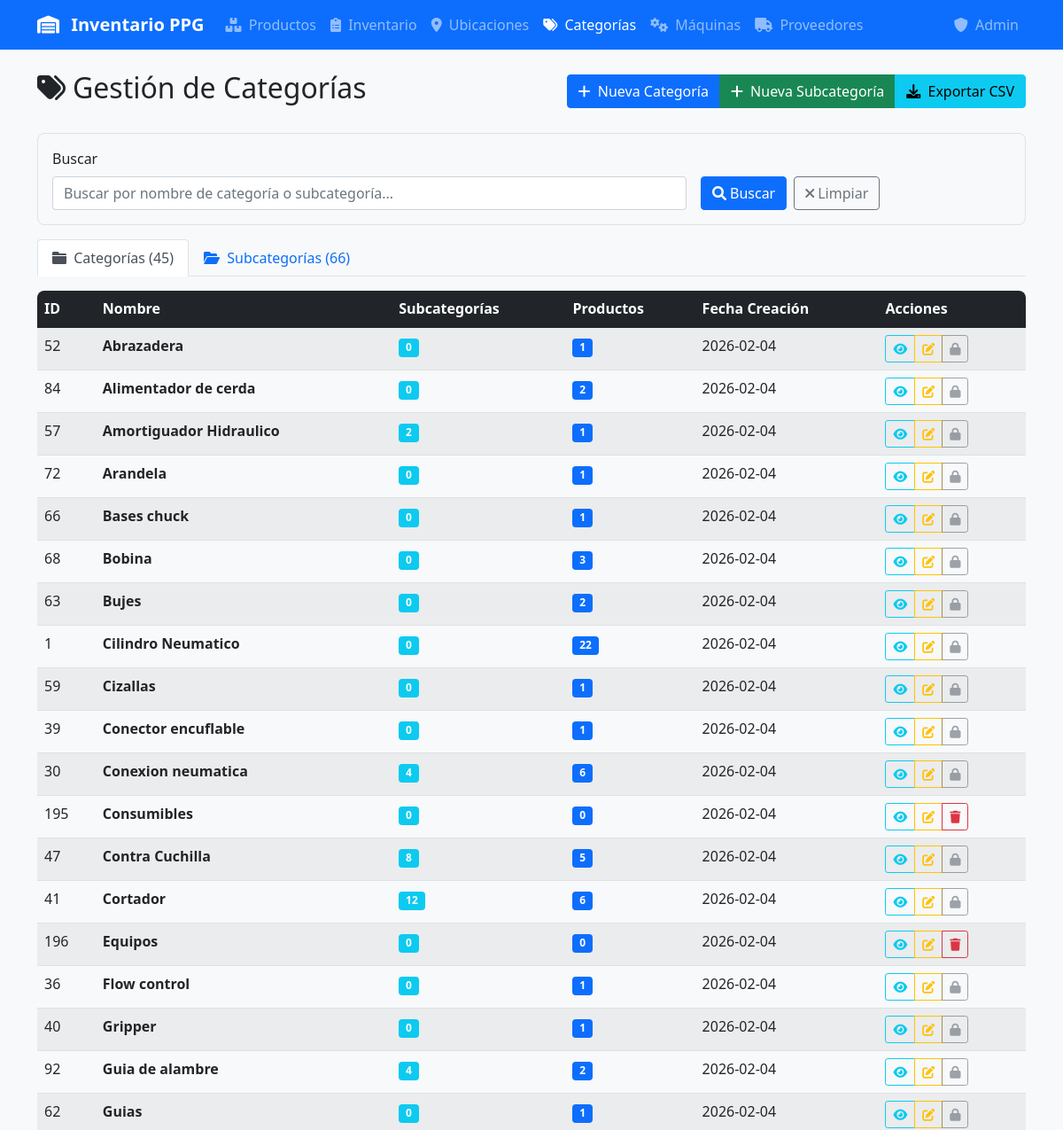
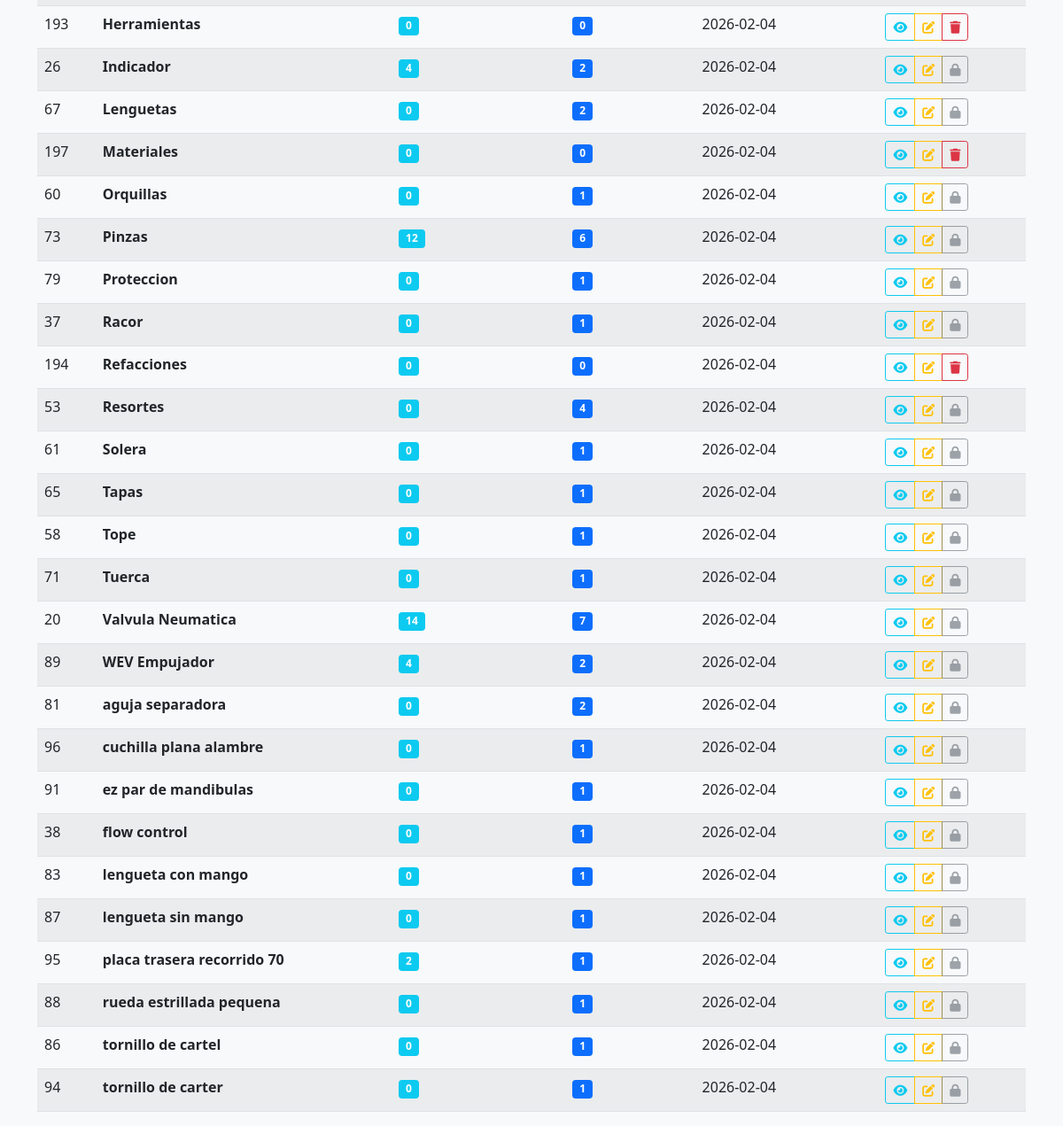
Screenshot of /categorias with the database file from the repository (2 pictures, top to bottom).
### tables this page shows
CREATE TABLE categorias (
            id INTEGER PRIMARY KEY AUTOINCREMENT,
            nombre TEXT UNIQUE NOT NULL,
            descripcion TEXT
        , fecha_creacion DATETIME);

### app.py (the view)
@app.route('/categorias')
def categorias():
    conn = get_db_connection()
    search = request.args.get('search', '').strip()
    query = '''
        SELECT c.id, c.nombre, c.fecha_creacion,
               COUNT(DISTINCT sc.id) as subcategorias_count,
               COUNT(DISTINCT p.id) as productos_count
        FROM categorias c
        LEFT JOIN subcategorias sc ON c.id = sc.categoria_id
        LEFT JOIN productos p ON c.id = p.categoria_id
        WHERE 1=1
    '''
    params = []
    if search:
        query += ' AND c.nombre LIKE ?'
        search_param = f'%{search}%'
        params.append(search_param)
    query += ' GROUP BY c.id ORDER BY c.nombre'
    categorias = conn.execute(query, params).fetchall()
    subcategorias_query = '''
        SELECT sc.id, sc.nombre, sc.categoria_id, c.nombre as categoria_nombre,
               COUNT(DISTINCT p.id) as productos_count
        FROM subcategorias sc
        JOIN categorias c ON sc.categoria_id = c.id
        LEFT JOIN productos p ON sc.id = p.subcategoria_id
        WHERE 1=1
    '''
    if search:
        subcategorias_query += ' AND (sc.nombre LIKE ? OR c.nombre LIKE ?)'
        params.extend([search_param, search_param])
    subcategorias_query += ' GROUP BY sc.id ORDER BY c.nombre, sc.nombre'
    subcategorias = conn.execute(subcategorias_query, params).fetchall()
    conn.close()
    return render_template('categorias.html',
                         categorias=categorias,
                         subcategorias=subcategorias,
                         filters={'search': search})

### app.py (called while the page is built)
def get_db_connection():
    conn = sqlite3.connect(DATABASE, timeout=20.0)
    conn.row_factory = sqlite3.Row
    conn.execute('PRAGMA journal_mode=WAL')  # Better concurrent access
    conn.execute('PRAGMA busy_timeout=20000')  # 20 second timeout
    conn.execute('PRAGMA synchronous=NORMAL')  # Faster writes
    conn.execute('PRAGMA cache_size=10000')  # Larger cache
    conn.execute('PRAGMA temp_store=MEMORY')  # Use memory for temp tables
    return conn

### templates/categorias.html (shortened to what this page needs)
{% extends "base.html" %}
{% block content %}
<div class="d-flex justify-content-between align-items-center mb-4">
    <h2><i class="fas fa-tags me-2"></i>Gestión de Categorías</h2>
    <div class="btn-group" role="group">
        <button type="button" class="btn btn-primary" data-url="{{ url_for('nueva_categoria') }}" onclick="window.location.href=this.dataset.url">
            <i class="fas fa-plus me-1"></i>
            Nueva Categoría
        </button>
        <button type="button" class="btn btn-success" data-url="{{ url_for('nueva_subcategoria') }}" onclick="window.location.href=this.dataset.url">
            <i class="fas fa-plus me-1"></i>
            Nueva Subcategoría
        </button>
        <button type="button" class="btn btn-info" onclick="exportarCategorias()">
            <i class="fas fa-download me-1"></i>
            Exportar CSV
        </button>
    </div>
</div>
<div class="filter-card">
    <form method="GET" id="filtrosForm">
        <div class="row g-3">
            <div class="col-md-8">
                <label for="search" class="form-label">Buscar</label>
                <input type="text" class="form-control" name="search" id="search"
                       value="{{ filters.search }}" placeholder="Buscar por nombre de categoría o subcategoría...">
            </div>
            <div class="col-md-4 d-flex align-items-end">
                <button type="submit" class="btn btn-primary me-2">
                    <i class="fas fa-search me-1"></i>Buscar
                </button>
                <button type="button" class="btn btn-outline-secondary" onclick="limpiarFiltros()">
                    <i class="fas fa-times me-1"></i>Limpiar
                </button>
            </div>
        </div>
    </form>
</div>
<ul class="nav nav-tabs" id="categoriaTabs" role="tablist">
    <li class="nav-item" role="presentation">
        <button class="nav-link active" id="categorias-tab" data-bs-toggle="tab" data-bs-target="#categorias-pane"
                type="button" role="tab">
            <i class="fas fa-folder me-1"></i>
            Categorías ({{ categorias|length }})
        </button>
    </li>
    <li class="nav-item" role="presentation">
        <button class="nav-link" id="subcategorias-tab" data-bs-toggle="tab" data-bs-target="#subcategorias-pane"
                type="button" role="tab">
            <i class="fas fa-folder-open me-1"></i>
            Subcategorías ({{ subcategorias|length }})
        </button>
    </li>
</ul>
<div class="tab-content" id="categoriaTabContent">
    <div class="tab-pane fade show active" id="categorias-pane" role="tabpanel">
        <div class="table-responsive mt-3">
            <table class="table table-striped table-hover">
                <thead class="table-dark">
                    <tr>
                        <th>ID</th>
                        <th>Nombre</th>
                        <th>Subcategorías</th>
                        <th>Productos</th>
                        <th>Fecha Creación</th>
                        <th>Acciones</th>
                    </tr>
                </thead>
                <tbody>
                    {% for categoria in categorias %}
                    <tr>
                        <td>{{ categoria.id }}</td>
                        <td>
                            <strong>{{ categoria.nombre }}</strong>
                        </td>
                        <td>
                            <span class="badge bg-info">{{ categoria.subcategorias_count }}</span>
                        </td>
                        <td>
                            <span class="badge bg-primary">{{ categoria.productos_count }}</span>
                        </td>
                        <td>
                            {% if categoria.fecha_creacion %}
                                {{ categoria.fecha_creacion[:10] }}
                            {% else %}
                                -
                            {% endif %}
                        </td>
                        <td>
                            <div class="btn-group btn-group-sm" role="group">
                                <button type="button" class="btn btn-outline-info"
                                        data-categoria-id="{{ categoria.id }}"
                                        data-categoria-nombre="{{ categoria.nombre }}"
                                        onclick="verDetallesCategoria(this.dataset.categoriaId, this.dataset.categoriaNombre)"
                                        title="Ver detalles">
                                    <i class="fas fa-eye"></i>
                                </button>
                                <button type="button" class="btn btn-outline-warning"
                                        data-url="{{ url_for('editar_categoria', id=categoria.id) }}"
                                        onclick="window.location.href=this.dataset.url"
                                        title="Editar">
                                    <i class="fas fa-edit"></i>
                                </button>
                                {% if categoria.productos_count == 0 and categoria.subcategorias_count == 0 %}
                                <button type="button" class="btn btn-outline-danger"
                                        data-categoria-id="{{ categoria.id }}"
                                        data-categoria-nombre="{{ categoria.nombre }}"
                                        onclick="confirmarEliminarCategoria(this.dataset.categoriaId, this.dataset.categoriaNombre)"
                                        title="Eliminar">
                                    <i class="fas fa-trash"></i>
                                </button>
                                {% else %}
                                <button type="button" class="btn btn-outline-secondary" disabled
                                        title="No se puede eliminar: tiene productos o subcategorías">
                                    <i class="fas fa-lock"></i>
                                </button>
                                {% endif %}
                            </div>
                        </td>
                    </tr>
                    {% endfor %}
                </tbody>
            </table>
        </div>
    </div>
</div>
{% endblock %}

### templates/base.html (style rules this page uses)
.filter-card { background-color: #f8f9fa; border: 1px solid #dee2e6; border-radius: 0.5rem; padding: 1rem; margin-bottom: 1rem; }
.table-responsive { border-radius: 0.5rem; overflow: hidden; }
.btn-group-sm > .btn { padding: 0.25rem 0.5rem; font-size: 0.875rem; }

### rows the page displays
categorias: id "52", nombre "Abrazadera", subcategorias_count "0", productos_count "1", fecha_creacion "2026-02-04"
categorias: id "84", nombre "Alimentador de cerda", subcategorias_count "0", productos_count "2", fecha_creacion "2026-02-04"
categorias: id "57", nombre "Amortiguador Hidraulico", subcategorias_count "2", productos_count "1", fecha_creacion "2026-02-04"
categorias: id "72", nombre "Arandela", subcategorias_count "0", productos_count "1", fecha_creacion "2026-02-04"
categorias: id "66", nombre "Bases chuck", subcategorias_count "0", productos_count "1", fecha_creacion "2026-02-04"
categorias: id "68", nombre "Bobina", subcategorias_count "0", productos_count "3", fecha_creacion "2026-02-04"
categorias: id "63", nombre "Bujes", subcategorias_count "0", productos_count "2", fecha_creacion "2026-02-04"
categorias: id "1", nombre "Cilindro Neumatico", subcategorias_count "0", productos_count "22", fecha_creacion "2026-02-04"
categorias: id "59", nombre "Cizallas", subcategorias_count "0", productos_count "1", fecha_creacion "2026-02-04"
categorias: id "39", nombre "Conector encuflable", subcategorias_count "0", productos_count "1", fecha_creacion "2026-02-04"
categorias: id "30", nombre "Conexion neumatica", subcategorias_count "4", productos_count "6", fecha_creacion "2026-02-04"
categorias: id "195", nombre "Consumibles", subcategorias_count "0", productos_count "0", fecha_creacion "2026-02-04"
categorias: id "47", nombre "Contra Cuchilla", subcategorias_count "8", productos_count "5", fecha_creacion "2026-02-04"
categorias: id "41", nombre "Cortador", subcategorias_count "12", productos_count "6", fecha_creacion "2026-02-04"
categorias: id "196", nombre "Equipos", subcategorias_count "0", productos_count "0", fecha_creacion "2026-02-04"
categorias: id "36", nombre "Flow control", subcategorias_count "0", productos_count "1", fecha_creacion "2026-02-04"
categorias: id "40", nombre "Gripper", subcategorias_count "0", productos_count "1", fecha_creacion "2026-02-04"
categorias: id "92", nombre "Guia de alambre", subcategorias_count "4", productos_count "2", fecha_creacion "2026-02-04"
categorias: id "62", nombre "Guias", subcategorias_count "0", productos_count "1", fecha_creacion "2026-02-04"
categorias: id "193", nombre "Herramientas", subcategorias_count "0", productos_count "0", fecha_creacion "2026-02-04"
categorias: id "26", nombre "Indicador", subcategorias_count "4", productos_count "2", fecha_creacion "2026-02-04"
categorias: id "67", nombre "Lenguetas", subcategorias_count "0", productos_count "2", fecha_creacion "2026-02-04"
categorias: id "197", nombre "Materiales", subcategorias_count "0", productos_count "0", fecha_creacion "2026-02-04"
categorias: id "60", nombre "Orquillas", subcategorias_count "0", productos_count "1", fecha_creacion "2026-02-04"
categorias: id "73", nombre "Pinzas", subcategorias_count "12", productos_count "6", fecha_creacion "2026-02-04"
categorias: id "79", nombre "Proteccion", subcategorias_count "0", productos_count "1", fecha_creacion "2026-02-04"
categorias: id "37", nombre "Racor", subcategorias_count "0", productos_count "1", fecha_creacion "2026-02-04"
categorias: id "194", nombre "Refacciones", subcategorias_count "0", productos_count "0", fecha_creacion "2026-02-04"
categorias: id "53", nombre "Resortes", subcategorias_count "0", productos_count "4", fecha_creacion "2026-02-04"
categorias: id "61", nombre "Solera", subcategorias_count "0", productos_count "1", fecha_creacion "2026-02-04"
categorias: id "65", nombre "Tapas", subcategorias_count "0", productos_count "1", fecha_creacion "2026-02-04"
categorias: id "58", nombre "Tope", subcategorias_count "0", productos_count "1", fecha_creacion "2026-02-04"
categorias: id "71", nombre "Tuerca", subcategorias_count "0", productos_count "1", fecha_creacion "2026-02-04"
categorias: id "20", nombre "Valvula Neumatica", subcategorias_count "14", productos_count "7", fecha_creacion "2026-02-04"
categorias: id "89", nombre "WEV Empujador", subcategorias_count "4", productos_count "2", fecha_creacion "2026-02-04"
categorias: id "81", nombre "aguja separadora", subcategorias_count "0", productos_count "2", fecha_creacion "2026-02-04"
categorias: id "96", nombre "cuchilla plana alambre", subcategorias_count "0", productos_count "1", fecha_creacion "2026-02-04"
categorias: id "91", nombre "ez par de mandibulas", subcategorias_count "0", productos_count "1", fecha_creacion "2026-02-04"
categorias: id "38", nombre "flow control", subcategorias_count "0", productos_count "1", fecha_creacion "2026-02-04"
categorias: id "83", nombre "lengueta con mango", subcategorias_count "0", productos_count "1", fecha_creacion "2026-02-04"
categorias: id "87", nombre "lengueta sin mango", subcategorias_count "0", productos_count "1", fecha_creacion "2026-02-04"
categorias: id "95", nombre "placa trasera recorrido 70", subcategorias_count "2", productos_count "1", fecha_creacion "2026-02-04"
categorias: id "88", nombre "rueda estrillada pequena", subcategorias_count "0", productos_count "1", fecha_creacion "2026-02-04"
categorias: id "86", nombre "tornillo de cartel", subcategorias_count "0", productos_count "1", fecha_creacion "2026-02-04"
categorias: id "94", nombre "tornillo de carter", subcategorias_count "0", productos_count "1", fecha_creacion "2026-02-04"

### other values shown
{{ categorias|length }} "45"
{{ subcategorias|length }} "66"
